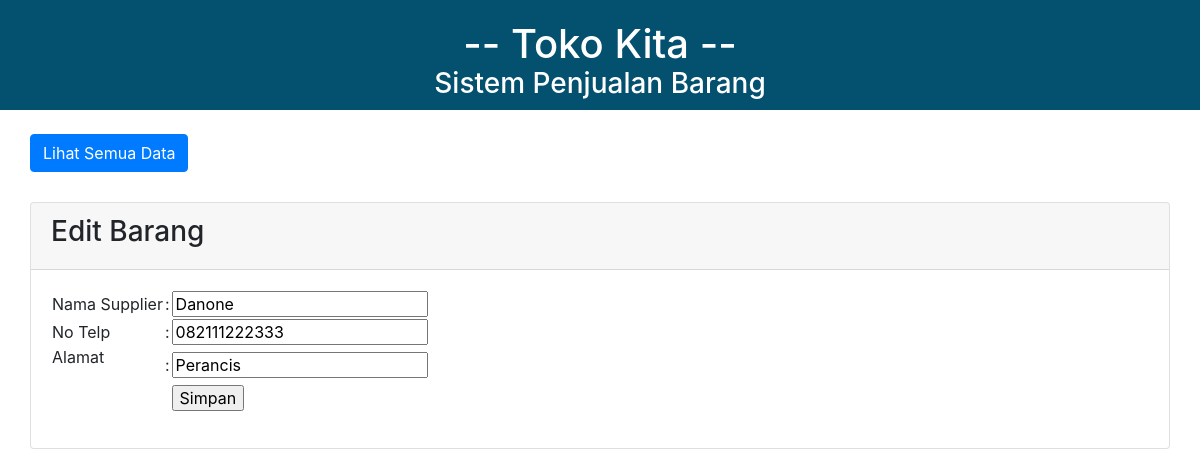
/edit_supplier.php?id=1216, run on the app's committed database.
### tables this page shows
CREATE TABLE `supplier` (
  `id` int(11) NOT NULL,
  `nama_supplier` varchar(30) NOT NULL,
  `no_telp` varchar(12) NOT NULL,
  `alamat` varchar(100) NOT NULL
);

### edit_supplier.php (the view, shortened to what this page needs)
<html>
<head>
    <link rel="stylesheet" type="text/css" href="style_input.css">
	<link rel="stylesheet" type="text/css" href="https://cdnjs.cloudflare.com/ajax/libs/twitter-bootstrap/4.5.2/css/bootstrap.css">
	<link rel="stylesheet" type="text/css" href="https://cdn.datatables.net/1.10.22/css/dataTables.bootstrap4.min.css">
</head>
<body>
    <div class="judul">
        <h1>-- Toko Kita --</h1>
        <br>
        <h3>Sistem Penjualan Barang</h3>
    </div>
    <br/>
    <a class="btn btn-primary" href="index4.php">Lihat Semua Data</a>
    <br/>
    <div class="card">
        <div class="card-header">
            <h3>Edit Barang</h3>
        </div>
        <div class="card-body">
            <?php
            include "koneksi.php";
            $id = $_GET['id'];
            $query_mysql = mysqli_query($conn, "SELECT * FROM supplier WHERE id='$id'")or die(mysql_error());
            while($data = mysqli_fetch_array($query_mysql)){
            ?>
            <form action="update_supplier.php" method="post">
                <table>
                    <tr>
                        <td>Nama Supplier</td>
                        <td>:</td>
                        <td>
                        <input type="text" name="nama_supplier" value="<?php echo $data['nama_supplier'] ?>">
                        </td>
                    </tr>
                    <tr>
                        <td>No Telp</td>
                        <td>:</td>
                        <td>
                        <input type="text" name="no_telp" value="<?php echo $data['no_telp'] ?>">
                        </td>
                    </tr>
                    <tr>
                        <td><p>Alamat</td>
                        <td>:</td>
                        <td><input name = "alamat" type = textarea value="<?php echo $data['alamat'] ?>"><br></td>
                    </tr>
                    <tr>
                        <td></td>
                        <td></td>
                        <td><input type="submit" value="Simpan"></td>
                    </tr>
                </table>
            </form>
            <?php } ?>
        </div>
    </div>
</body>

### style_input.css (style rules this page uses)
body { font-family: 'roboto'; color: #000000; }
.judul { background: #03506f; padding: 20px; text-align: center; }
.judul h1 { height: 15px; color: #ffffff; }
.judul h3 { height: 15px; color: #ffffff; }
.btn-primary { margin-left: 30px; }
.card { margin-left: 30px; margin-top: 30px; margin-right: 30px; }

### data on the page
supplier: nama_supplier "Danone", no_telp "082111222333", alamat "Perancis"
